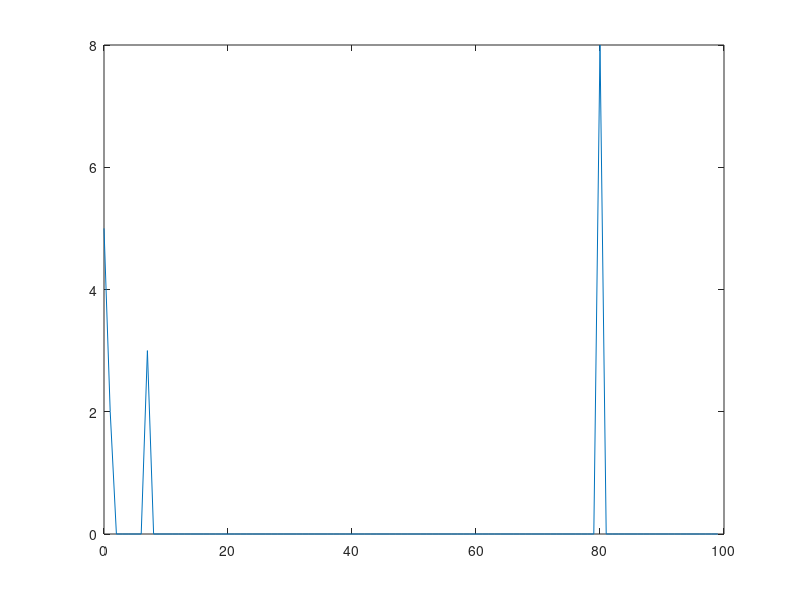
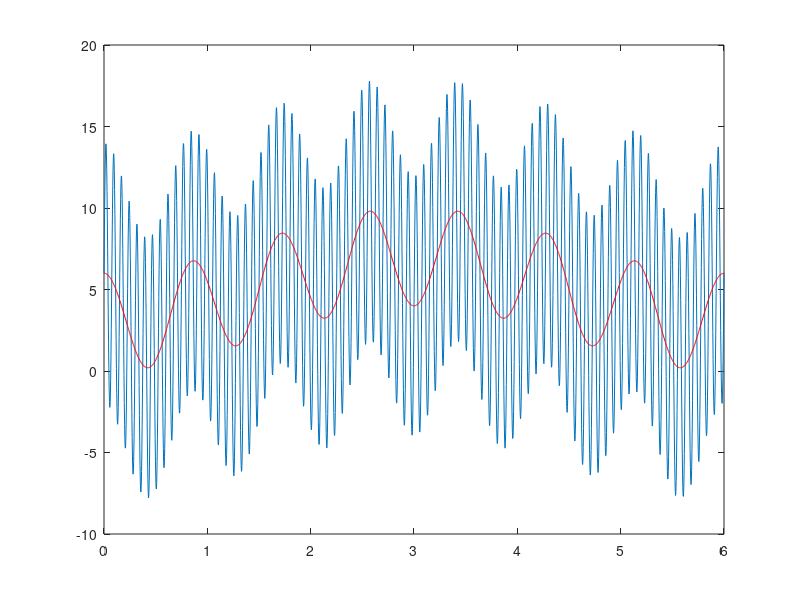

Reproduce these figures in MATLAB, in order.
%
% initializations
% ===============
 T = 6 ; % period (secs/cycle)
 m = 11 ; %
 N = (2^m) ; % number of discrete data
 ffreq = 2*pi/T ; % fundamental frequency
 
 %
 fs = N/T;
 maxFreq = fs/2;
  
 t = linspace(0,T,N+1) ;
 f = 5 -2*cos( ffreq*t )...
 +3*cos( 7*ffreq*t )...
 +8*sin( 80*ffreq*t );

% think this is just for mathematical consistency...
 fhat = f ;
 fhat(1) = (f(1)+f(N+1))/2 ;
 fhat(N+1) = [] ;
 F = fft(fhat,N) ;
%
% use only the first half of the DFTs
% ===================================
%
 F=F(1:N/2) ;
 k=0:(N/2-1) ;
 omega=k*ffreq ; % in units of rads/sec
 %deltaFreq = maxFreq/(N/2);
 deltaFreq = fs/N;
 
 % extracting the coefficients
 % ---------------------------
 A = 2*real(F)/N ;
 A(1)= A(1)/2 ;
 B =-2*imag(F)/N ;
 
 frequencyAxes = omega/(2*pi*deltaFreq);
 
powerCoeffs =sqrt(A.^2 + B.^2);
%figure, plot(omega/(2*pi), powerCoeffs) 
numCoeffs=100;
figure, plot(frequencyAxes(1:numCoeffs), powerCoeffs(1:numCoeffs)) 
 
 %
 L = 20;
 fapprox = A(1)*ones(size(t)) ;
 for k=1:L
 fapprox = fapprox + A(k+1)*cos(omega(k+1)*t)...
 + B(k+1)*sin(omega(k+1)*t);
 end
 
 figure,
 plot(t, f), hold on, 
 plot(t, fapprox, 'r')